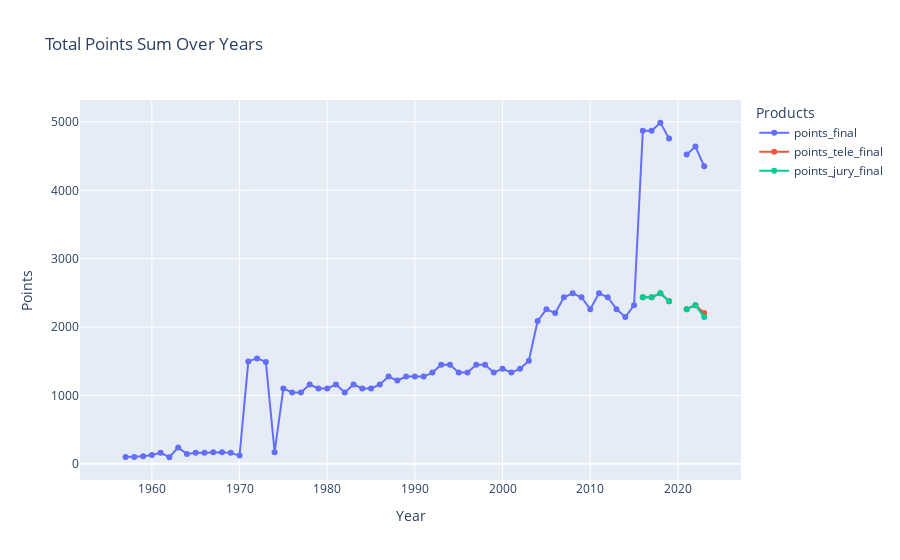

Notebook cell for this chart:
### Markdown cell above
**b) Extreme Values and Outliers** <br>
The points shows drastic changes over the years, resulting in heavy distribution. This is majorly due to changes in voting system, shown in [Voting at the Eurovision Song Contest](https://en.wikipedia.org/wiki/Voting_at_the_Eurovision_Song_Contest).
Spike in year 1971 is caused by changed voting system to distirbutes 10 points from 10 to 1 to favorites songs, from distribute 9 points juries got as a total. Doubled points in year 2016 is due to adopting telepoints.
The fall in year 1974 is also from reverting voting system to distribute 10 points juries got as a total, from changes in 1971.<br>
The places over the years showed changes among the years. Overall the places are getting stable without ties as contest goes on, having only 1 song per 1 place. In the year 1956, no points nor place was publicated, all placed in 2nd. In year 1969, 4 countries are tied and got 1st place causing changes in voting system to prevent ties for winners. <br>
To address these distributions, we need measures to normalize points and deal with tied places.

### Code cell
fig = go.Figure()

values_sum = contestant_df.groupby('year')[['song', 'sf_num', 'running_final', 'running_sf', 'place_final','points_final', 'place_sf', 'points_sf', 'points_tele_final', 'points_jury_final', 'points_tele_sf', 'points_jury_sf', 'lyrics']].sum()
values_sum = values_sum.replace(0, np.nan)

# Add lines for each feature
fig.add_trace(go.Scatter(x=values_sum.index, y=values_sum['points_final'], mode='lines+markers', name='points_final'))
fig.add_trace(go.Scatter(x=values_sum.index, y=values_sum['points_tele_final'], mode='lines+markers', name='points_tele_final'))
fig.add_trace(go.Scatter(x=values_sum.index, y=values_sum['points_jury_final'], mode='lines+markers', name='points_jury_final'))

# Customize layout
fig.update_layout(
    title='Total Points Sum Over Years',
    xaxis_title='Year',
    yaxis_title='Points',
    template='plotly',
    legend_title='Products',
    hovermode='x unified'
)

# Show the plot
fig.show()

### Figure 1 — Plotly figure (JSON) as saved in the notebook; plotly's stock layout.template omitted (floating-point values rounded to 4 significant figures)
{"data": [{"mode": "lines+markers", "name": "points_final", "type": "scatter", "x": [1956, 1957, 1958, 1959, 1960, 1961, 1962, 1963, 1964, 1965, 1966, 1967, 1968, 1969, 1970, 1971, 1972, 1973, 1974, 1975, 1976, 1977, 1978, 1979, 1980, 1981, 1982, 1983, 1984, 1985, 1986, 1987, 1988, 1989, 1990, 1991, 1992, 1993, 1994, 1995, 1996, 1997, 1998, 1999, 2000, 2001, 2002, 2003, 2004, 2005, 2006, 2007, 2008, 2009, 2010, 2011, 2012, 2013, 2014, 2015, 2016, 2017, 2018, 2019, 2020, 2021, 2022, 2023], "y": [null, 100, 100, 110, 130, 160, 96, 240, 144, 162, 162, 170, 170, 160, 120, 1498, 1542, 1490, 170, 1102, 1044, 1044, 1160, 1102, 1102, 1160, 1044, 1160, 1102, 1102, 1160, 1276, 1218, 1276, 1276, 1276, 1334, 1450, 1450, 1334, 1334, 1450, 1450, 1334, 1392, 1334, 1392, 1508, 2088, 2262, 2204, 2436, 2494, 2436, 2262, 2494, 2436, 2262, 2146, 2320, 4872, 4872, 4988, 4756, null, 4524, 4640, 4350]}, {"mode": "lines+markers", "name": "points_tele_final", "type": "scatter", "x": [1956, 1957, 1958, 1959, 1960, 1961, 1962, 1963, 1964, 1965, 1966, 1967, 1968, 1969, 1970, 1971, 1972, 1973, 1974, 1975, 1976, 1977, 1978, 1979, 1980, 1981, 1982, 1983, 1984, 1985, 1986, 1987, 1988, 1989, 1990, 1991, 1992, 1993, 1994, 1995, 1996, 1997, 1998, 1999, 2000, 2001, 2002, 2003, 2004, 2005, 2006, 2007, 2008, 2009, 2010, 2011, 2012, 2013, 2014, 2015, 2016, 2017, 2018, 2019, 2020, 2021, 2022, 2023], "y": [null, null, null, null, null, null, null, null, null, null, null, null, null, null, null, null, null, null, null, null, null, null, null, null, null, null, null, null, null, null, null, null, null, null, null, null, null, null, null, null, null, null, null, null, null, null, null, null, null, null, null, null, null, null, null, null, null, null, null, null, 2436, 2436, 2494, 2378, null, 2262, 2320, 2204]}, {"mode": "lines+markers", "name": "points_jury_final", "type": "scatter", "x": [1956, 1957, 1958, 1959, 1960, 1961, 1962, 1963, 1964, 1965, 1966, 1967, 1968, 1969, 1970, 1971, 1972, 1973, 1974, 1975, 1976, 1977, 1978, 1979, 1980, 1981, 1982, 1983, 1984, 1985, 1986, 1987, 1988, 1989, 1990, 1991, 1992, 1993, 1994, 1995, 1996, 1997, 1998, 1999, 2000, 2001, 2002, 2003, 2004, 2005, 2006, 2007, 2008, 2009, 2010, 2011, 2012, 2013, 2014, 2015, 2016, 2017, 2018, 2019, 2020, 2021, 2022, 2023], "y": [null, null, null, null, null, null, null, null, null, null, null, null, null, null, null, null, null, null, null, null, null, null, null, null, null, null, null, null, null, null, null, null, null, null, null, null, null, null, null, null, null, null, null, null, null, null, null, null, null, null, null, null, null, null, null, null, null, null, null, null, 2436, 2436, 2494, 2378, null, 2262, 2320, 2146]}], "layout": {"hovermode": "x unified", "legend": {"title": {"text": "Products"}}, "title": {"text": "Total Points Sum Over Years"}, "xaxis": {"title": {"text": "Year"}}, "yaxis": {"title": {"text": "Points"}}}}
